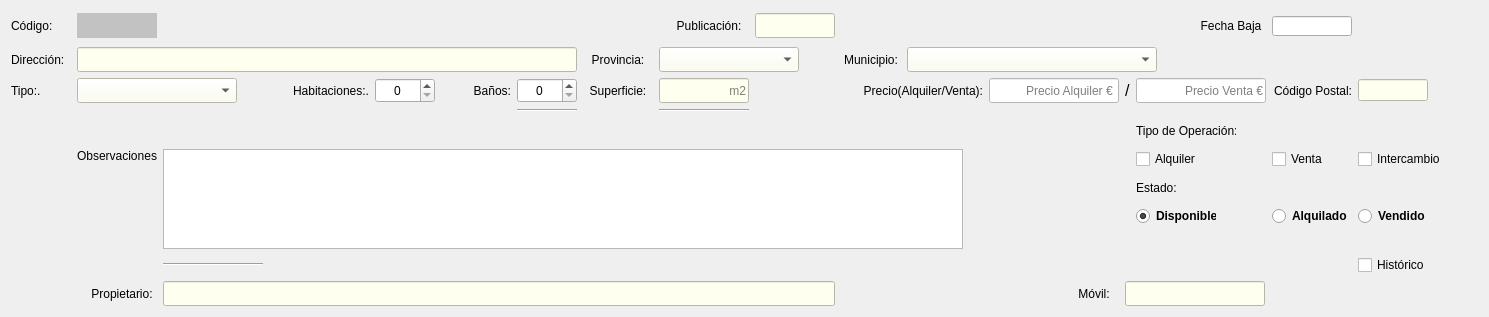
       <widget class="QWidget" name="layoutWidget">
        <property name="geometry">
         <rect>
          <x>30</x>
          <y>20</y>
          <width>1489</width>
          <height>315</height>
         </rect>
        </property>
        <layout class="QGridLayout" name="gridLayout_4">
         <item row="1" column="7" alignment="Qt::AlignHCenter">
          <widget class="QLabel" name="lblProvcli_2">
           <property name="sizePolicy">
            <sizepolicy hsizetype="Fixed" vsizetype="Preferred">
             <horstretch>0</horstretch>
             <verstretch>0</verstretch>
            </sizepolicy>
           </property>
           <property name="minimumSize">
            <size>
             <width>60</width>
             <height>0</height>
            </size>
           </property>
           <property name="maximumSize">
            <size>
             <width>80</width>
             <height>16777215</height>
            </size>
           </property>
           <property name="text">
            <string>Provincia:</string>
           </property>
           <property name="alignment">
            <set>Qt::AlignCenter</set>
           </property>
          </widget>
         </item>
         <item row="3" column="5">
          <widget class="QLabel" name="lblNomcli_4">
           <property name="minimumSize">
            <size>
             <width>70</width>
             <height>25</height>
            </size>
           </property>
           <property name="maximumSize">
            <size>
             <width>25</width>
             <height>16777215</height>
            </size>
           </property>
           <property name="text">
            <string>Baños:</string>
           </property>
           <property name="alignment">
            <set>Qt::AlignRight|Qt::AlignTrailing|Qt::AlignVCenter</set>
           </property>
          </widget>
         </item>
         <item row="3" column="7">
          <widget class="QLabel" name="lblNomcli_5">
           <property name="minimumSize">
            <size>
             <width>70</width>
             <height>25</height>
            </size>
           </property>
           <property name="maximumSize">
            <size>
             <width>70</width>
             <height>25</height>
            </size>
           </property>
           <property name="text">
            <string>Superficie:</string>
           </property>
           <property name="alignment">
            <set>Qt::AlignCenter</set>
           </property>
          </widget>
         </item>
         <item row="12" column="0" colspan="2" alignment="Qt::AlignRight">
          <widget class="QLabel" name="lblDircli_2">
           <property name="sizePolicy">
            <sizepolicy hsizetype="Fixed" vsizetype="Preferred">
             <horstretch>0</horstretch>
             <verstretch>0</verstretch>
            </sizepolicy>
           </property>
           <property name="minimumSize">
            <size>
             <width>70</width>
             <height>25</height>
            </size>
           </property>
           <property name="maximumSize">
            <size>
             <width>70</width>
             <height>25</height>
            </size>
           </property>
           <property name="layoutDirection">
            <enum>Qt::LeftToRight</enum>
           </property>
           <property name="text">
            <string>Propietario:</string>
           </property>
           <property name="alignment">
            <set>Qt::AlignCenter</set>
           </property>
          </widget>
         </item>
         <item row="3" column="4">
          <widget class="QSpinBox" name="spnHabprop">
           <property name="minimumSize">
            <size>
             <width>60</width>
             <height>25</height>
            </size>
           </property>
           <property name="maximumSize">
            <size>
             <width>60</width>
             <height>16777215</height>
            </size>
           </property>
           <property name="alignment">
            <set>Qt::AlignCenter</set>
           </property>
          </widget>
         </item>
         <item row="0" column="15">
          <widget class="QLineEdit" name="txtBajaprop">
           <property name="minimumSize">
            <size>
             <width>80</width>
             <height>20</height>
            </size>
           </property>
           <property name="maximumSize">
            <size>
             <width>80</width>
             <height>20</height>
            </size>
           </property>
           <property name="alignment">
            <set>Qt::AlignCenter</set>
           </property>
          </widget>
         </item>
         <item row="4" column="8">
          <widget class="Line" name="line_7">
           <property name="orientation">
            <enum>Qt::Horizontal</enum>
           </property>
          </widget>
         </item>
         <item row="3" column="3" alignment="Qt::AlignRight">
          <widget class="QLabel" name="lblNomcli_3">
           <property name="minimumSize">
            <size>
             <width>90</width>
             <height>0</height>
            </size>
           </property>
           <property name="maximumSize">
            <size>
             <width>70</width>
             <height>16777215</height>
            </size>
           </property>
           <property name="text">
            <string>Habitaciones:.</string>
           </property>
           <property name="alignment">
            <set>Qt::AlignRight|Qt::AlignTrailing|Qt::AlignVCenter</set>
           </property>
          </widget>
         </item>
         <item row="6" column="14">
          <widget class="QCheckBox" name="chkAlquiprop">
           <property name="minimumSize">
            <size>
             <width>80</width>
             <height>0</height>
            </size>
           </property>
           <property name="maximumSize">
            <size>
             <width>80</width>
             <height>16777215</height>
            </size>
           </property>
           <property name="text">
            <string>Alquiler</string>
           </property>
          </widget>
         </item>
         <item row="3" column="9" colspan="3" alignment="Qt::AlignRight">
          <widget class="QLabel" name="lblNomcli_6">
           <property name="minimumSize">
            <size>
             <width>120</width>
             <height>25</height>
            </size>
           </property>
           <property name="maximumSize">
            <size>
             <width>120</width>
             <height>25</height>
            </size>
           </property>
           <property name="text">
            <string>Precio(Alquiler/Venta):</string>
           </property>
           <property name="alignment">
            <set>Qt::AlignRight|Qt::AlignTrailing|Qt::AlignVCenter</set>
           </property>
          </widget>
         </item>
         <item row="0" column="14" alignment="Qt::AlignRight">
          <widget class="QLabel" name="lblBajacli_2">
           <property name="minimumSize">
            <size>
             <width>70</width>
             <height>25</height>
            </size>
           </property>
           <property name="maximumSize">
            <size>
             <width>70</width>
             <height>25</height>
            </size>
           </property>
           <property name="text">
            <string>Fecha Baja</string>
           </property>
           <property name="alignment">
            <set>Qt::AlignCenter</set>
           </property>
          </widget>
         </item>
         <item row="1" column="1" colspan="6">
          <widget class="QLineEdit" name="txtDirprop">
           <property name="minimumSize">
            <size>
             <width>500</width>
             <height>25</height>
            </size>
           </property>
           <property name="maximumSize">
            <size>
             <width>550</width>
             <height>25</height>
            </size>
           </property>
           <property name="styleSheet">
            <string notr="true">background-color: rgb(255, 255, 239);</string>
           </property>
          </widget>
         </item>
         <item row="8" column="15">
          <widget class="QRadioButton" name="rbtAlquiprop">
           <property name="minimumSize">
            <size>
             <width>80</width>
             <height>0</height>
            </size>
           </property>
           <property name="maximumSize">
            <size>
             <width>80</width>
             <height>16777215</height>
            </size>
           </property>
           <property name="font">
            <font>
             <weight>75</weight>
             <bold>true</bold>
            </font>
           </property>
           <property name="text">
            <string>Alquilado</string>
           </property>
           <attribute name="buttonGroup">
            <string notr="true">buttonGroup</string>
           </attribute>
          </widget>
         </item>
         <item row="3" column="0">
          <widget class="QLabel" name="lblNomcli_2">
           <property name="minimumSize">
            <size>
             <width>50</width>
             <height>25</height>
            </size>
           </property>
           <property name="maximumSize">
            <size>
             <width>60</width>
             <height>25</height>
            </size>
           </property>
           <property name="text">
            <string>Tipo:.</string>
           </property>
          </widget>
         </item>
         <item row="11" column="2">
          <widget class="Line" name="line_8">
           <property name="orientation">
            <enum>Qt::Horizontal</enum>
           </property>
          </widget>
         </item>
         <item row="0" column="16">
          <widget class="QPushButton" name="btnBajaprop">
           <property name="minimumSize">
            <size>
             <width>30</width>
             <height>30</height>
            </size>
           </property>
           <property name="maximumSize">
            <size>
             <width>30</width>
             <height>30</height>
            </size>
           </property>
           <property name="styleSheet">
            <string notr="true">background-color: rgb(245, 245, 245);</string>
           </property>
           <property name="text">
            <string/>
           </property>
           <property name="icon">
            <iconset>
             <normaloff>../img/calendar.ico</normaloff>../img/calendar.ico</iconset>
           </property>
           <property name="iconSize">
            <size>
             <width>29</width>
             <height>29</height>
            </size>
           </property>
           <property name="flat">
            <bool>true</bool>
           </property>
          </widget>
         </item>
         <item row="0" column="8" alignment="Qt::AlignRight">
          <widget class="QLabel" name="lblAltacli_2">
           <property name="minimumSize">
            <size>
             <width>80</width>
             <height>25</height>
            </size>
           </property>
           <property name="maximumSize">
            <size>
             <width>80</width>
             <height>25</height>
            </size>
           </property>
           <property name="text">
            <string>Publicación:</string>
           </property>
           <property name="alignment">
            <set>Qt::AlignCenter</set>
           </property>
          </widget>
         </item>
         <item row="3" column="8">
          <widget class="QLineEdit" name="txtSuperprop">
           <property name="minimumSize">
            <size>
             <width>90</width>
             <height>25</height>
            </size>
           </property>
           <property name="maximumSize">
            <size>
             <width>25</width>
             <height>16777215</height>
            </size>
           </property>
           <property name="styleSheet">
            <string notr="true">background-color: rgb(255, 255, 239);</string>
           </property>
           <property name="alignment">
            <set>Qt::AlignRight|Qt::AlignTrailing|Qt::AlignVCenter</set>
           </property>
           <property name="placeholderText">
            <string>m2</string>
           </property>
          </widget>
         </item>
         <item row="1" column="8" colspan="2" alignment="Qt::AlignLeft">
          <widget class="QComboBox" name="cmbProvprop">
           <property name="minimumSize">
            <size>
             <width>140</width>
             <height>25</height>
            </size>
           </property>
           <property name="maximumSize">
            <size>
             <width>140</width>
             <height>25</height>
            </size>
           </property>
           <property name="styleSheet">
            <string notr="true">background-color: rgb(255, 255, 239);</string>
           </property>
          </widget>
         </item>
         <item row="12" column="2" colspan="8">
          <widget class="QLineEdit" name="txtNomeprop">
           <property name="minimumSize">
            <size>
             <width>600</width>
             <height>25</height>
            </size>
           </property>
           <property name="maximumSize">
            <size>
             <width>800</width>
             <height>25</height>
            </size>
           </property>
           <property name="styleSheet">
            <string notr="true">background-color: rgb(255, 255, 239);</string>
           </property>
           <property name="text">
            <string/>
           </property>
          </widget>
         </item>
         <item row="1" column="0">
          <widget class="QLabel" name="lblApelcli_2">
           <property name="minimumSize">
            <size>
             <width>50</width>
             <height>0</height>
            </size>
           </property>
           <property name="maximumSize">
            <size>
             <width>60</width>
             <height>16777215</height>
            </size>
           </property>
           <property name="layoutDirection">
            <enum>Qt::LeftToRight</enum>
           </property>
           <property name="text">
            <string>Dirección:  </string>
           </property>
          </widget>
         </item>
         <item row="0" column="10">
          <widget class="QPushButton" name="btnAltaprop">
           <property name="minimumSize">
            <size>
             <width>30</width>
             <height>30</height>
            </size>
           </property>
           <property name="maximumSize">
            <size>
             <width>30</width>
             <height>30</height>
            </size>
           </property>
           <property name="styleSheet">
            <string notr="true">background-color: rgb(245, 245, 245);</string>
           </property>
           <property name="text">
            <string/>
           </property>
           <property name="icon">
            <iconset>
             <normaloff>../img/calendar.ico</normaloff>../img/calendar.ico</iconset>
           </property>
           <property name="iconSize">
            <size>
             <width>30</width>
             <height>30</height>
            </size>
           </property>
           <property name="flat">
            <bool>true</bool>
           </property>
          </widget>
         </item>
         <item row="5" column="8">
          <spacer name="verticalSpacer_2">
           <property name="orientation">
            <enum>Qt::Vertical</enum>
           </property>
           <property name="sizeType">
            <enum>QSizePolicy::Fixed</enum>
           </property>
           <property name="sizeHint" stdset="0">
            <size>
             <width>20</width>
             <height>20</height>
            </size>
           </property>
          </spacer>
         </item>
         <item row="3" column="6">
          <widget class="QSpinBox" name="spnBanprop">
           <property name="minimumSize">
            <size>
             <width>60</width>
             <height>25</height>
            </size>
           </property>
           <property name="maximumSize">
            <size>
             <width>60</width>
             <height>16777215</height>
            </size>
           </property>
           <property name="alignment">
            <set>Qt::AlignCenter</set>
           </property>
          </widget>
         </item>
         <item row="6" column="2" rowspan="5" colspan="11" alignment="Qt::AlignTop">
          <widget class="QTextEdit" name="txtObservaprop">
           <property name="minimumSize">
            <size>
             <width>700</width>
             <height>100</height>
            </size>
           </property>
           <property name="maximumSize">
            <size>
             <width>800</width>
             <height>120</height>
            </size>
           </property>
          </widget>
         </item>
         <item row="12" column="13" colspan="4">
          <widget class="QLineEdit" name="txtMovilprop">
           <property name="minimumSize">
            <size>
             <width>140</width>
             <height>25</height>
            </size>
           </property>
           <property name="maximumSize">
            <size>
             <width>140</width>
             <height>25</height>
            </size>
           </property>
           <property name="styleSheet">
            <string notr="true">background-color: rgb(255, 255, 239);</string>
           </property>
           <property name="text">
            <string/>
           </property>
           <property name="alignment">
            <set>Qt::AlignCenter</set>
           </property>
          </widget>
         </item>
         <item row="6" column="0" rowspan="2" colspan="2" alignment="Qt::AlignRight|Qt::AlignTop">
          <widget class="QLabel" name="label">
           <property name="minimumSize">
            <size>
             <width>80</width>
             <height>25</height>
            </size>
           </property>
           <property name="maximumSize">
            <size>
             <width>80</width>
             <height>25</height>
            </size>
           </property>
           <property name="text">
            <string>Observaciones:</string>
           </property>
           <property name="alignment">
            <set>Qt::AlignLeading|Qt::AlignLeft|Qt::AlignTop</set>
           </property>
          </widget>
         </item>
         <item row="6" column="16">
          <widget class="QCheckBox" name="chkInterprop">
           <property name="minimumSize">
            <size>
             <width>120</width>
             <height>0</height>
            </size>
           </property>
           <property name="maximumSize">
            <size>
             <width>90</width>
             <height>16777215</height>
            </size>
           </property>
           <property name="text">
            <string>Intercambio</string>
           </property>
          </widget>
         </item>
         <item row="1" column="10">
          <widget class="QLabel" name="lblMunicli_2">
           <property name="sizePolicy">
            <sizepolicy hsizetype="Fixed" vsizetype="Preferred">
             <horstretch>0</horstretch>
             <verstretch>0</verstretch>
            </sizepolicy>
           </property>
           <property name="minimumSize">
            <size>
             <width>60</width>
             <height>0</height>
            </size>
           </property>
           <property name="maximumSize">
            <size>
             <width>80</width>
             <height>16777215</height>
            </size>
           </property>
           <property name="text">
            <string>Municipio:</string>
           </property>
           <property name="alignment">
            <set>Qt::AlignCenter</set>
           </property>
          </widget>
         </item>
         <item row="0" column="0">
          <widget class="QLabel" name="lblDnicli_2">
           <property name="minimumSize">
            <size>
             <width>50</width>
             <height>25</height>
            </size>
           </property>
           <property name="maximumSize">
            <size>
             <width>16777215</width>
             <height>25</height>
            </size>
           </property>
           <property name="layoutDirection">
            <enum>Qt::LeftToRight</enum>
           </property>
           <property name="text">
            <string>Código:</string>
           </property>
          </widget>
         </item>
         <item row="3" column="1" colspan="2">
          <widget class="QComboBox" name="cmbTipoprop">
           <property name="minimumSize">
            <size>
             <width>140</width>
             <height>25</height>
            </size>
           </property>
           <property name="maximumSize">
            <size>
             <width>160</width>
             <height>25</height>
            </size>
           </property>
           <property name="styleSheet">
            <string notr="true">background-color: rgb(255, 255, 239);</string>
           </property>
          </widget>
         </item>
         <item row="1" column="11" colspan="6">
          <widget class="QComboBox" name="cmbMuniprop">
           <property name="minimumSize">
            <size>
             <width>180</width>
             <height>25</height>
            </size>
           </property>
           <property name="maximumSize">
            <size>
             <width>250</width>
             <height>25</height>
            </size>
           </property>
           <property name="styleSheet">
            <string notr="true">background-color: rgb(255, 255, 239);</string>
           </property>
          </widget>
         </item>
         <item row="0" column="9">
          <widget class="QLineEdit" name="txtAltaprop">
           <property name="minimumSize">
            <size>
             <width>80</width>
             <height>25</height>
            </size>
           </property>
           <property name="maximumSize">
            <size>
             <width>80</width>
             <height>25</height>
            </size>
           </property>
           <property name="styleSheet">
            <string notr="true">background-color: rgb(255, 255, 239);</string>
           </property>
           <property name="inputMethodHints">
            <set>Qt::ImhNone</set>
           </property>
           <property name="alignment">
            <set>Qt::AlignCenter</set>
           </property>
          </widget>
         </item>
         <item row="5" column="14">
          <widget class="QLabel" name="label_2">
           <property name="minimumSize">
            <size>
             <width>100</width>
             <height>25</height>
            </size>
           </property>
           <property name="maximumSize">
            <size>
             <width>100</width>
             <height>25</height>
            </size>
           </property>
           <property name="text">
            <string>Tipo de Operación:</string>
           </property>
           <property name="alignment">
            <set>Qt::AlignLeading|Qt::AlignLeft|Qt::AlignVCenter</set>
           </property>
          </widget>
         </item>
         <item row="7" column="14">
          <widget class="QLabel" name="label_3">
           <property name="minimumSize">
            <size>
             <width>90</width>
             <height>25</height>
            </size>
           </property>
           <property name="maximumSize">
            <size>
             <width>90</width>
             <height>25</height>
            </size>
           </property>
           <property name="text">
            <string>Estado:</string>
           </property>
           <property name="alignment">
            <set>Qt::AlignLeading|Qt::AlignLeft|Qt::AlignVCenter</set>
           </property>
          </widget>
         </item>
         <item row="4" column="6">
          <widget class="Line" name="line_6">
           <property name="orientation">
            <enum>Qt::Horizontal</enum>
           </property>
          </widget>
         </item>
         <item row="8" column="16">
          <widget class="QRadioButton" name="rbtVentaprop">
           <property name="minimumSize">
            <size>
             <width>80</width>
             <height>0</height>
            </size>
           </property>
           <property name="maximumSize">
            <size>
             <width>80</width>
             <height>16777215</height>
            </size>
           </property>
           <property name="font">
            <font>
             <weight>75</weight>
             <bold>true</bold>
            </font>
           </property>
           <property name="text">
            <string>Vendido</string>
           </property>
           <attribute name="buttonGroup">
            <string notr="true">buttonGroup</string>
           </attribute>
          </widget>
         </item>
         <item row="0" column="1">
          <widget class="QLabel" name="lblCodprop">
           <property name="minimumSize">
            <size>
             <width>80</width>
             <height>25</height>
            </size>
           </property>
           <property name="maximumSize">
            <size>
             <width>60</width>
             <height>25</height>
            </size>
           </property>
           <property name="styleSheet">
            <string notr="true">background-color: rgb(194, 194, 194);</string>
           </property>
           <property name="text">
            <string/>
           </property>
           <property name="alignment">
            <set>Qt::AlignCenter</set>
           </property>
          </widget>
         </item>
         <item row="6" column="15">
          <widget class="QCheckBox" name="chkVentaprop">
           <property name="minimumSize">
            <size>
             <width>70</width>
             <height>0</height>
            </size>
           </property>
           <property name="maximumSize">
            <size>
             <width>70</width>
             <height>16777215</height>
            </size>
           </property>
           <property name="text">
            <string>Venta</string>
           </property>
          </widget>
         </item>
         <item row="3" column="13">
          <widget class="QLabel" name="label_4">
           <property name="minimumSize">
            <size>
             <width>5</width>
             <height>0</height>
            </size>
           </property>
           <property name="maximumSize">
            <size>
             <width>5</width>
             <height>16777215</height>
            </size>
           </property>
           <property name="font">
            <font>
             <pointsize>12</pointsize>
            </font>
           </property>
           <property name="text">
            <string>/</string>
           </property>
          </widget>
         </item>
         <item row="8" column="14">
          <widget class="QRadioButton" name="rbtDisponprop">
           <property name="minimumSize">
            <size>
             <width>80</width>
             <height>0</height>
            </size>
           </property>
           <property name="maximumSize">
            <size>
             <width>80</width>
             <height>16777215</height>
            </size>
           </property>
           <property name="font">
            <font>
             <weight>75</weight>
             <bold>true</bold>
            </font>
           </property>
           <property name="text">
            <string>Disponible</string>
           </property>
           <property name="checked">
            <bool>true</bool>
           </property>
           <attribute name="buttonGroup">
            <string notr="true">buttonGroup</string>
           </attribute>
          </widget>
         </item>
         <item row="2" column="7">
          <spacer name="verticalSpacer_3">
           <property name="orientation">
            <enum>Qt::Vertical</enum>
           </property>
           <property name="sizeHint" stdset="0">
            <size>
             <width>10</width>
             <height>30</height>
            </size>
           </property>
          </spacer>
         </item>
         <item row="3" column="14">
          <widget class="QLineEdit" name="txtPrecioventaprop">
           <property name="minimumSize">
            <size>
             <width>130</width>
             <height>25</height>
            </size>
           </property>
           <property name="maximumSize">
            <size>
             <width>130</width>
             <height>25</height>
            </size>
           </property>
           <property name="styleSheet">
            <string notr="true">background-color: rgb(255, 255, 255);</string>
           </property>
           <property name="alignment">
            <set>Qt::AlignRight|Qt::AlignTrailing|Qt::AlignVCenter</set>
           </property>
           <property name="placeholderText">
            <string>Precio Venta €</string>
           </property>
          </widget>
         </item>
         <item row="3" column="12">
          <widget class="QLineEdit" name="txtPrecioalquilerprop">
           <property name="minimumSize">
            <size>
             <width>130</width>
             <height>25</height>
            </size>
           </property>
           <property name="maximumSize">
            <size>
             <width>130</width>
             <height>25</height>
            </size>
           </property>
           <property name="styleSheet">
            <string notr="true">background-color: rgb(255, 255, 255);</string>
           </property>
           <property name="alignment">
            <set>Qt::AlignRight|Qt::AlignTrailing|Qt::AlignVCenter</set>
           </property>
           <property name="placeholderText">
            <string>Precio Alquiler € </string>
           </property>
          </widget>
         </item>
         <item row="3" column="16">
          <widget class="QLineEdit" name="txtCPprop">
           <property name="minimumSize">
            <size>
             <width>70</width>
             <height>0</height>
            </size>
           </property>
           <property name="maximumSize">
            <size>
             <width>70</width>
             <height>16777215</height>
            </size>
           </property>
           <property name="styleSheet">
            <string notr="true">background-color: rgb(255, 255, 239);</string>
           </property>
           <property name="alignment">
            <set>Qt::AlignRight|Qt::AlignTrailing|Qt::AlignVCenter</set>
           </property>
          </widget>
         </item>
         <item row="11" column="8">
          <spacer name="verticalSpacer_4">
           <property name="orientation">
            <enum>Qt::Vertical</enum>
           </property>
           <property name="sizeHint" stdset="0">
            <size>
             <width>20</width>
             <height>30</height>
            </size>
           </property>
          </spacer>
         </item>
         <item row="3" column="15" alignment="Qt::AlignRight">
          <widget class="QLabel" name="lblMunicli_3">
           <property name="sizePolicy">
            <sizepolicy hsizetype="Fixed" vsizetype="Preferred">
             <horstretch>0</horstretch>
             <verstretch>0</verstretch>
            </sizepolicy>
           </property>
           <property name="minimumSize">
            <size>
             <width>80</width>
             <height>25</height>
            </size>
           </property>
           <property name="maximumSize">
            <size>
             <width>80</width>
             <height>25</height>
            </size>
           </property>
           <property name="text">
            <string>Código Postal:</string>
           </property>
           <property name="alignment">
            <set>Qt::AlignRight|Qt::AlignTrailing|Qt::AlignVCenter</set>
           </property>
          </widget>
         </item>
         <item row="12" column="10" colspan="3" alignment="Qt::AlignRight">
          <widget class="QLabel" name="lblMovilcli_2">
           <property name="minimumSize">
            <size>
             <width>50</width>
             <height>25</height>
            </size>
           </property>
           <property name="maximumSize">
            <size>
             <width>60</width>
             <height>25</height>
            </size>
           </property>
           <property name="styleSheet">
            <string notr="true">color: whitesmoke;
color: rgb(0, 0, 0);</string>
           </property>
           <property name="frameShape">
            <enum>QFrame::NoFrame</enum>
           </property>
           <property name="text">
            <string>Móvil:</string>
           </property>
           <property name="alignment">
            <set>Qt::AlignCenter</set>
           </property>
          </widget>
         </item>
         <item row="11" column="16">
          <widget class="QCheckBox" name="chkHistoricoprop">
           <property name="sizePolicy">
            <sizepolicy hsizetype="Fixed" vsizetype="Fixed">
             <horstretch>0</horstretch>
             <verstretch>0</verstretch>
            </sizepolicy>
           </property>
           <property name="minimumSize">
            <size>
             <width>110</width>
             <height>0</height>
            </size>
           </property>
           <property name="maximumSize">
            <size>
             <width>150</width>
             <height>16777215</height>
            </size>
           </property>
           <property name="text">
            <string>Histórico</string>
           </property>
          </widget>
         </item>
        </layout>
       </widget>
